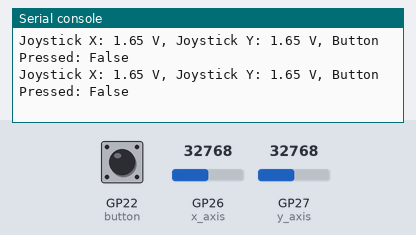
A program run on a simulated Raspberry Pi Pico running CircuitPython. Shown: the last lines printed to the serial console. Inputs (shaded band) come from the test bench; at power-on: GP22 (button) HIGH, GP26 (x_axis) = 32768, GP27 (y_axis) = 32768 (analog values on the 0–65535 scale).

Above: at 1.2 s.
1.3 s: GP22 (button) pulled LOW for 1.2 s
At 2.8 s:
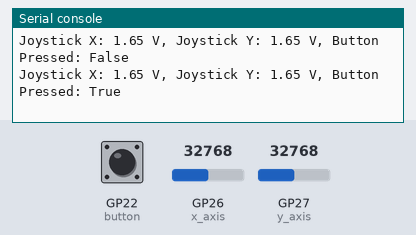
4.0 s: GP26 (x_axis) set to 45874
At 4.7 s:
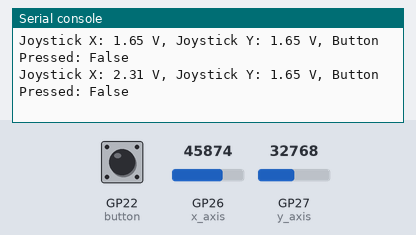
5.5 s: GP27 (y_axis) set to 45874
At 6.8 s:
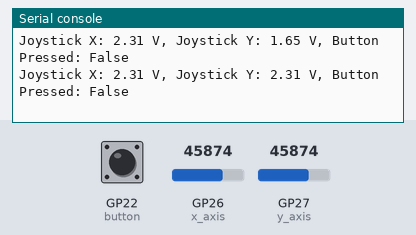
7.0 s: GP26 (x_axis) set to 57670
At 7.8 s:
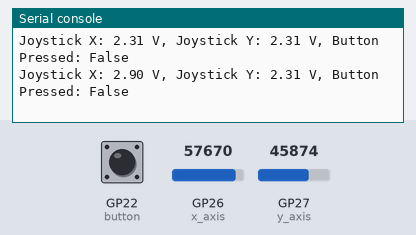
8.5 s: GP27 (y_axis) set to 57670
At 9.8 s:
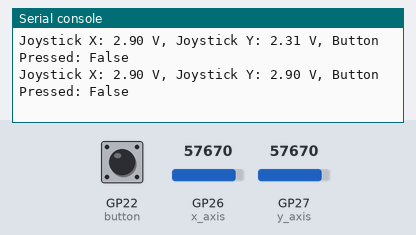
10.0 s: GP22 (button) pulled LOW for 1.2 s
At 10.6 s:
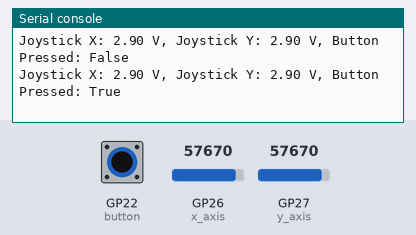
Timing chart, 0 to 13.0 s (numbered marks = the images above; inputs shaded):
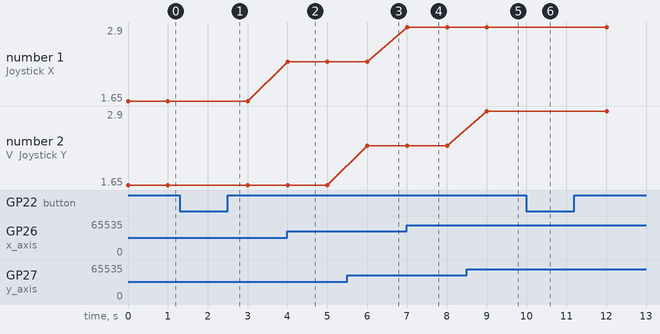

The program:

joystick_print.py
```python
import time
import board
import analogio
import digitalio

# Initialize the joystick's analog inputs
x_axis = analogio.AnalogIn(board.A0)  # Connected to ADC0
y_axis = analogio.AnalogIn(board.A1)  # Connected to ADC1

# Initialize the push button digital input
button = digitalio.DigitalInOut(board.GP22)
button.direction = digitalio.Direction.INPUT
button.pull = digitalio.Pull.UP  # Assuming the button is connected to GND when pressed

while True:
    # Read the X and Y positions of the joystick
    x_value = (x_axis.value * 3.3) / 65536
    y_value = (y_axis.value * 3.3) / 65536

    # Read the state of the push button (True = not pressed, False = pressed)
    button_state = not button.value

    # Print the values
    print(f"Joystick X: {x_value:.2f} V, Joystick Y: {y_value:.2f} V, Button Pressed: {button_state}")

    # Wait for 1 second
    time.sleep(1)
```

Measured:
- after the input at 1.3 s, the serial console: prints a new line after 0.70 s (image 1)
- after the input at 4.0 s, the serial console: prints a new line at once (image 2)
- after the input at 5.5 s, the serial console: prints a new line after 0.51 s (image 3)
- after the input at 7.0 s, the serial console: prints a new line at once (image 4)
- after the input at 8.5 s, the serial console: prints a new line after 0.51 s (image 5)
- after the input at 10.0 s, the serial console: prints a new line at once (image 6)
- plotted number 1: 1.65 → 2.31 after the input at 4.0 s, 2.31 → 2.9 after the input at 7.0 s
